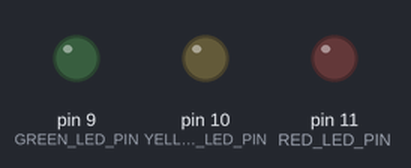
The sketch below on a simulated Arduino Uno, built with avr-gcc and run on an emulated ATmega328P. Shown: output pins drawn as LEDs (lit = HIGH).

Above: at 0.05 s.
At 0.65 s:
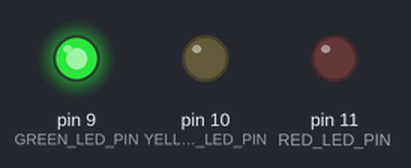
At 1.25 s:
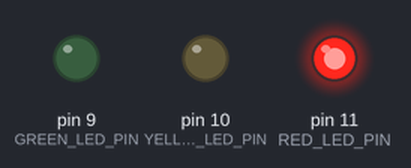
At 2.35 s:
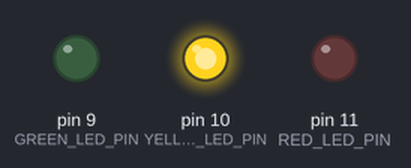
At 3.35 s:
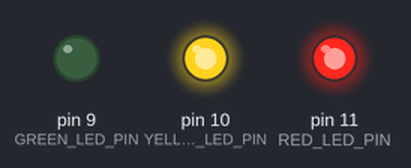
At 4.55 s:
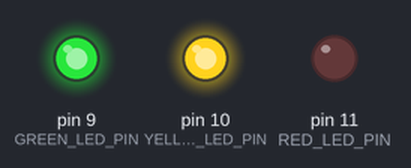
Timing chart, 0 to 4.8 s (numbered marks = the images above):
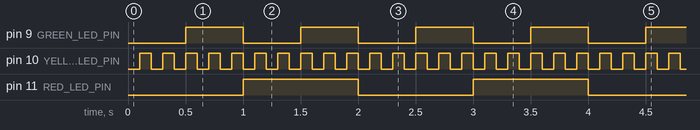

Measured:
- by itself, pin 9 (GREEN_LED_PIN): alternates HIGH for 0.50 s and LOW for 0.50 s
- by itself, pin 10 (YELLOW_LED_PIN): alternates HIGH for 0.10 s and LOW for 0.10 s
- by itself, pin 11 (RED_LED_PIN): alternates HIGH for 1.0 s and LOW for 1.0 s

The sketch:

LedOOP.ino
```cpp
#include "Led.h"
#include "LedBlinker.h"

#define RED_LED_PIN 11
#define YELLOW_LED_PIN 10
#define GREEN_LED_PIN 9

Led redLed(RED_LED_PIN);
Led yellowLed(YELLOW_LED_PIN);
Led greenLed(GREEN_LED_PIN);

LedBlinker redLedBlinker(redLed);
LedBlinker yellowLedBlinker(yellowLed);
LedBlinker greenLedBlinker(greenLed);

void setup() {
  redLedBlinker.begin(1000);
  yellowLedBlinker.begin(100);
  greenLedBlinker.begin(500);
}

void loop() {
  redLedBlinker.update();
  yellowLedBlinker.update();
  greenLedBlinker.update();
}
```

Led.cpp
```cpp
#include "Led.h"

Led::Led(byte pin) {
  this->pin = pin;
}

void Led::begin() {
  state = LOW;
  pinMode(pin, OUTPUT);
}

void Led::on() {
  state = HIGH;
  digitalWrite(pin, state);
}

void Led::off() {
  state = LOW;
  digitalWrite(pin, state);
}

void Led::toggle() {
  if (state == LOW) {
    on();
  } else {
    off();
  }
}
```

Led.h
```cpp
#ifndef LED_H
#define LED_H

#include <Arduino.h>

class Led {
private:
  byte pin;
  byte state;
public:
  Led() {}
  Led(byte pin);
  void begin();
  void on();
  void off();
  void toggle();
};

#endif
```

LedBlinker.cpp
```cpp
#include "LedBlinker.h"

LedBlinker::LedBlinker(Led &led) {
  this->led = led;
}

void LedBlinker::begin(long blinkInterval) {
  this->blinkInterval = blinkInterval;
  lastTimeBlinked = millis();

  led.begin();
}

void LedBlinker::update() {
  unsigned long timeNow = millis();
  if (timeNow - lastTimeBlinked >= blinkInterval) {
    lastTimeBlinked += blinkInterval;

    led.toggle();
  }
}
```

LedBlinker.h
```cpp
#ifndef LED_BLINKER_H
#define LED_BLINKER_H

#include <Arduino.h>
#include "Led.h"

class LedBlinker {
  private:
    Led led;
    unsigned long lastTimeBlinked;
    unsigned long blinkInterval;
  public:
    LedBlinker() {}
    LedBlinker(Led &led);
    void begin(long blinkInterval);
    void update();
};

#endif
```
